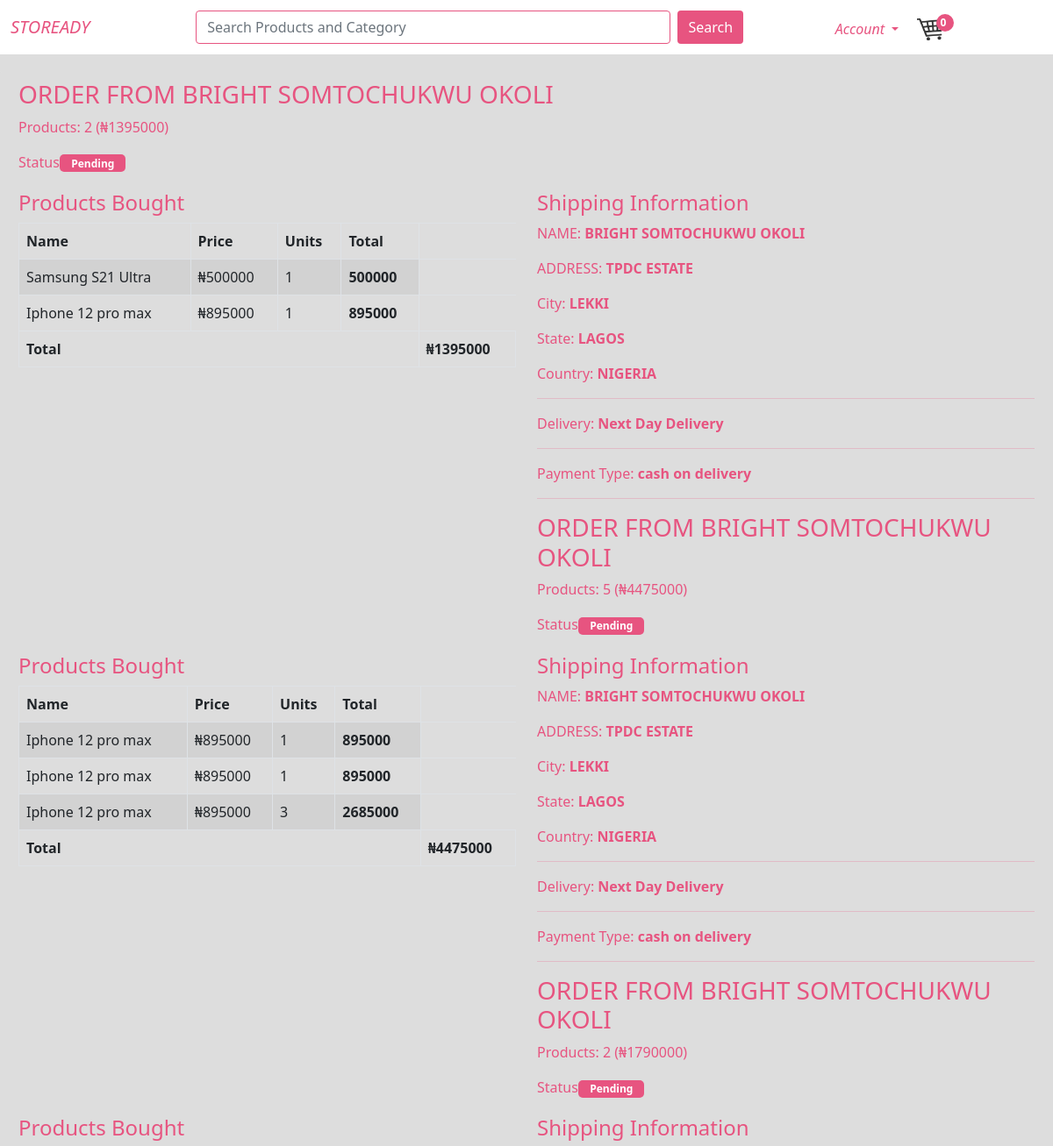
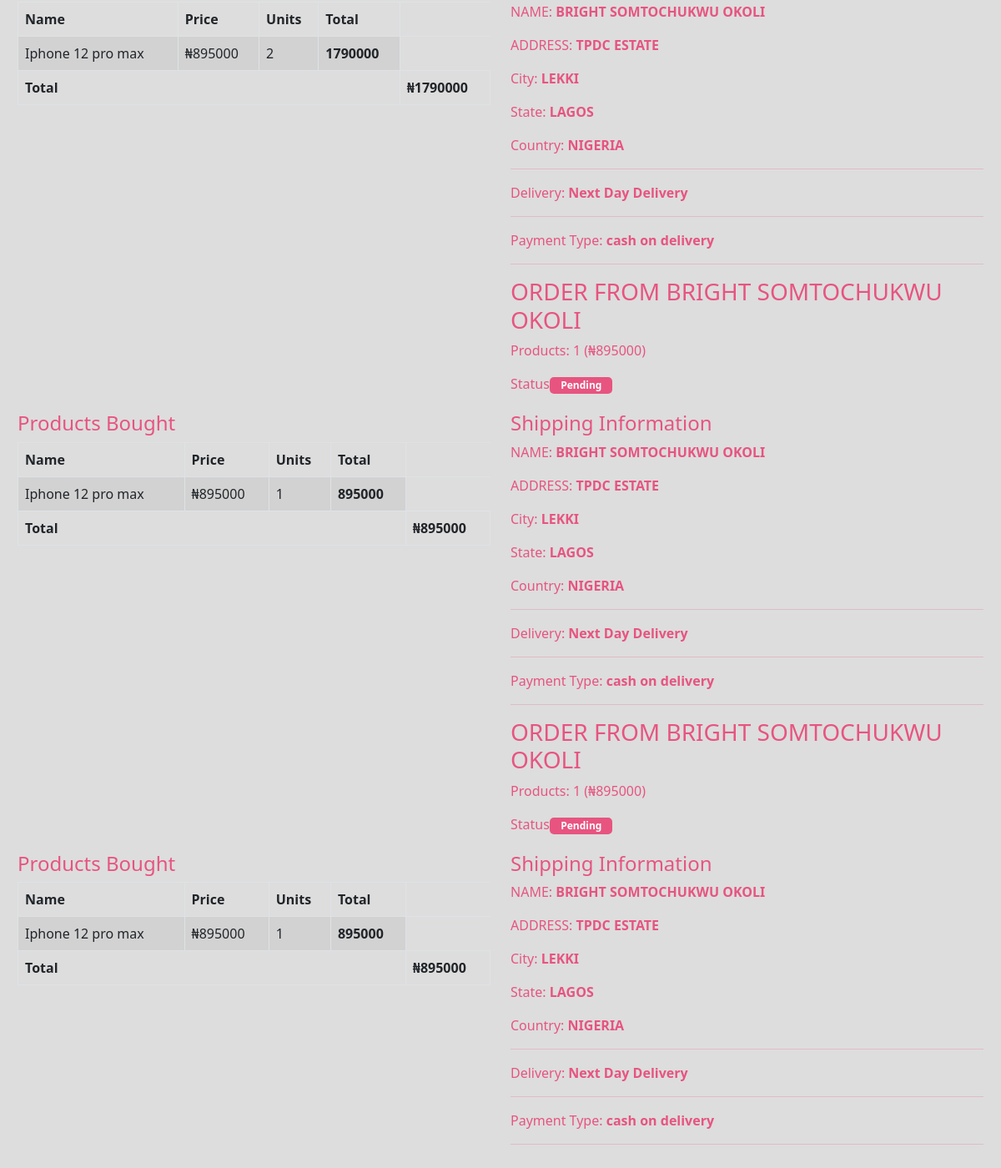
/orders (signed in), run on an earlier commit of the app's database (2 pictures, top to bottom).
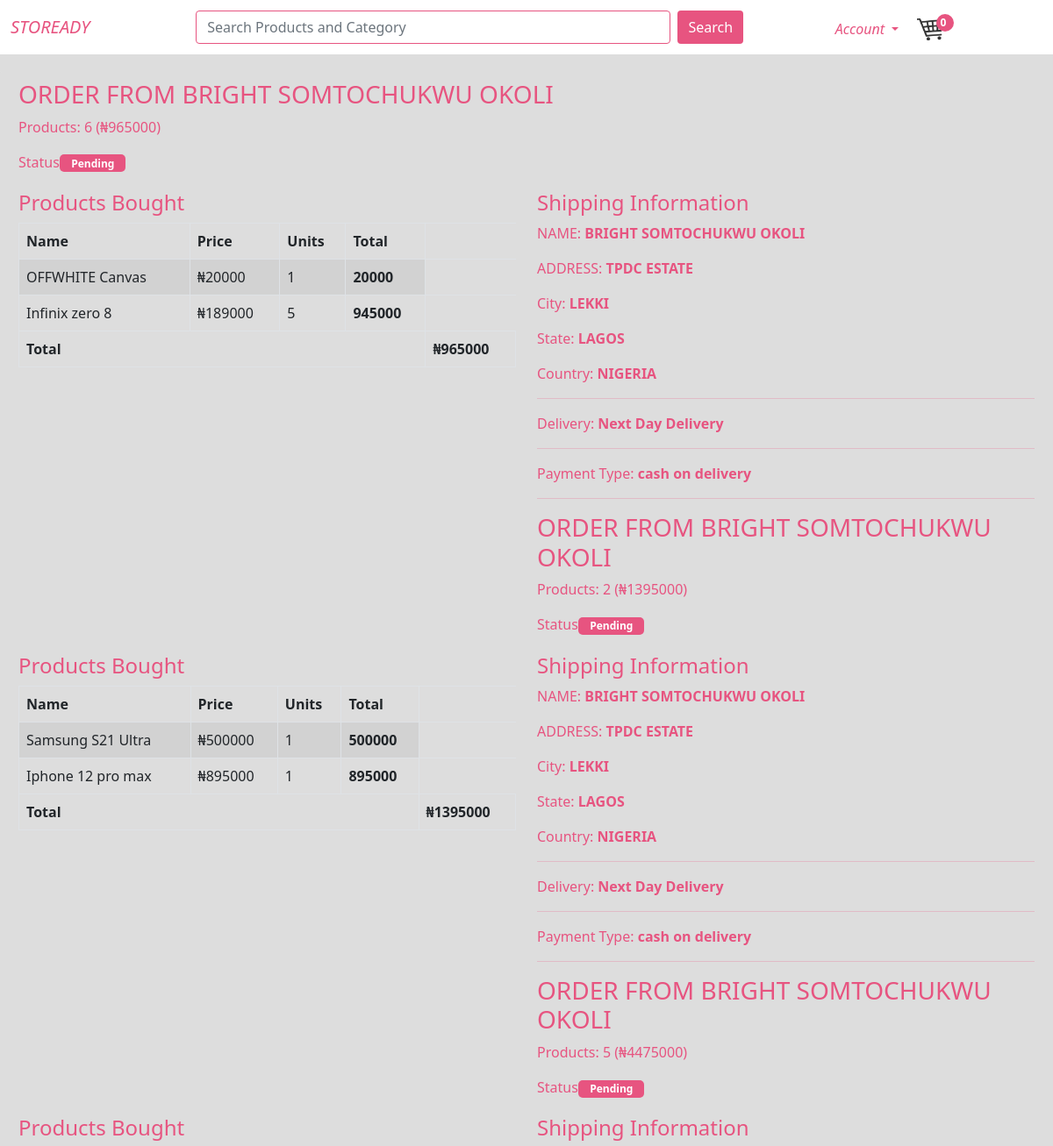
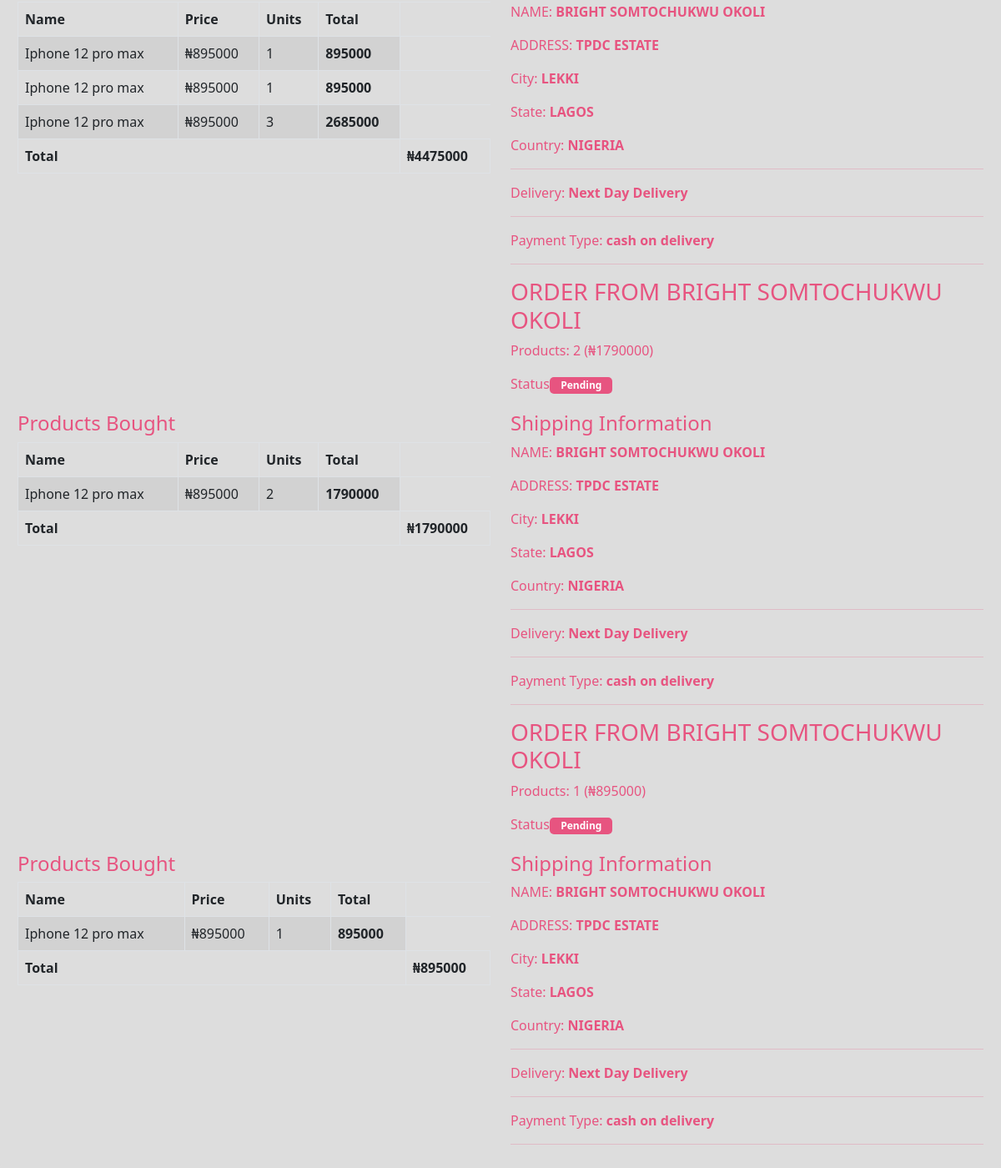
And on a later commit of the database (2 pictures, top to bottom).
### SSjumia/models.py (models this page shows, shortened)
class Order(db.Model):
    __tablename__='order'
    id=db.Column(db.Integer,unique=True,primary_key=True,nullable=False)
    username=db.Column(db.String(50),nullable=False)
    first_name=db.Column(db.String(50),nullable=False)
    last_name=db.Column(db.String(50),nullable=False)
    phone_num=db.Column(db.Integer,nullable=False)
    address=db.Column(db.String(100),nullable=False)
    city=db.Column(db.String(50),nullable=False)
    state=db.Column(db.String(50),nullable=False)
    country=db.Column(db.String(50),nullable=False)
    email=db.Column(db.String(50),nullable=False)
    reference=db.Column(db.String(10),nullable=False)
    status=db.Column(db.String(20),nullable=False)
    payment_type=db.Column(db.String(20),nullable=False)
    complete=db.Column(db.Boolean,default=False)
    date_posted=db.Column(db.DateTime,nullable=False,default=datetime.utcnow())
    user_id=db.Column(db.Integer,db.ForeignKey('user.id'),nullable=False)
    items=db.relationship('Order_items',backref='order',lazy=True)
    def order_total(self):
        return db.session.query(db.func.sum(Order_items.quantity*Product.prod_price)).join(Product).filter(Order_items.order_id==self.id).scalar()
    def quantity_total(self):
        return db.session.query(db.func.sum(Order_items.quantity)).filter(Order_items.order_id==self.id).scalar()

class User(db.Model,UserMixin):
    __tablename__='user'
    id= db.Column(db.Integer,unique=True,primary_key=True)
    username=db.Column(db.String(50),unique=True,nullable=False)
    first_name=db.Column(db.String(50),nullable=False)
    last_name=db.Column(db.String(50),nullable=False)
    phone_num=db.Column(db.Integer,nullable=False)
    address=db.Column(db.String(100),nullable=False)
    city=db.Column(db.String(50),nullable=False)
    state=db.Column(db.String(50),nullable=False)
    country=db.Column(db.String(50),nullable=False)
    email=db.Column(db.String(50),nullable=False)
    password=db.Column(db.String(50),nullable=False)
    order=db.relationship('Order',backref='author',lazy=True)

class Order_items(db.Model):
    __tablename__='order_items'
    id=db.Column(db.Integer,primary_key=True,unique=True,nullable=False)
    order_id=db.Column(db.Integer,db.ForeignKey('order.id'),nullable=False)
    product_id=db.Column(db.Integer,db.ForeignKey('product.id'),nullable=False)
    quantity=db.Column(db.Integer,nullable=False)

class Product(db.Model):
    __tablename__="product"
    id=db.Column(db.Integer,unique=True,primary_key=True)
    image_file=db.Column(db.String(500),nullable=False,default="default.jpg")
    prod_name=db.Column(db.String(20),nullable=False)
    prod_price=db.Column(db.Integer,nullable=False)
    product_desc=db.Column(db.Text,nullable=False)
    cat_id=db.Column(db.Integer,db.ForeignKey('categories.id'),nullable=False)
    date_posted=db.Column(db.DateTime,nullable=False,default=datetime.utcnow())
    prod_stock=db.Column(db.Integer)
    category=db.relationship('Category',backref='cat_posts',foreign_keys=[cat_id])
    orders=db.relationship('Order_items',backref='product',lazy=True)

### SSjumia/users/routes.py (the view)
@users.route("/orders")
def orders():
    page= request.args.get('page',1,type=int)
    user=User.query.filter_by(username=current_user.username).first_or_404()
    orders=Order.query.filter_by(author=user).order_by(Order.date_posted.desc()).paginate(page=page,per_page=5)
    return render_template('users/view_orders.html', orders=orders,user=user)

### SSjumia/models.py (called while the page is built)
@login_manager.user_loader
def load_user(user_id):
    return User.query.get(int(user_id))

### SSjumia/Templates/users/view_orders.html (shortened to what this page needs)
{% extends 'layout.html'%}
{% block content %}
<div class="row pad">
	<div class="col-lg-12">
		<div class="panel panel-default">
			<div class="panel-body">
                {%for order in orders.items%}
				<h3 class="bold capitalize">ORDER FROM {{user.first_name + ' ' + user.last_name }}</h3>
                <p>Products: {{order.quantity_total()}} (&#8358;{{order.order_total()}})</p>
				<p>Status: <span class="badge status">{{order.status}}</span></p>
			</div>
		</div>
	</div>
</div>
<div class="row">
	<div class="col-lg-6">
		<div class="panel panel-default">
			<div class="panel-body">
				<h4>Products Bought</h4>
			</div>
			<div class="table-responsive">
				<table class="table table-striped table-bordered">
					<thead>
						<tr>
							<th>Name</th><th>Price</th><th>Units</th><th>Total</th>
						</tr>
					</thead>
					<tbody>
                        {% for item in order.items%}
						<tr>
							<td>{{item.product.prod_name}}</td>
							<td>&#8358;{{item.product.prod_price}}</td>
							<td>{{item.quantity}}</td>
							<th>{{item.product.prod_price * item.quantity}}</th>
						</tr>
                        {% endfor %}
					</tbody>
					<tfoot>
						<tr>
							<th colspan="4" class="text-right">Total</th>
							<th> &#8358;{{order.order_total()}}</th>
						</tr>
					</tfoot>
				</table>
			</div>
		</div>
	</div>
	<div class="col-lg-6">
		<div role="tabpanel">
			<div class="tab-content">
				<div role="tabpanel" class="tab-pane active" id="shipping">
					<h4 class="bold">Shipping Information</h4>
					<p> NAME: <strong class="capitalize">{{user.first_name + ' ' + user.last_name}}</strong></p>
					<p> ADDRESS:
						<strong class="capitalize">{{user.address}}</strong>
					</p>
					<p> City: <strong class="capitalize">{{user.city}}</strong></p>
					<p> State: <strong class="capitalize">{{user.state}}</strong></p>
					<p> Country: <strong class="capitalize">{{user.country}}</strong></p>
					<hr />
					<p>
						Delivery: <strong>Next Day Delivery</strong>
					</p>
					<hr />
					<p>
						Payment Type: <strong>{{order.payment_type}}</strong>
					</p>
				</div>
                <hr>
                {% endfor %}
			</div>
		</div>
	</div>
</div>
{% endblock content %}

What changed in the data, as far as the page shows it:
no longer on this page (row unchanged): Order: {{ user.first_name + ' ' + user.last_name }} "BRIGHT SOMTOCHUKWU OKOLI", quantity_total "1", order_total "895000", status "Pending", {{ user.address }} "TPDC ESTATE", {{ user.city }} "LEKKI", {{ user.state }} "LAGOS", {{ user.country }} "NIGERIA", payment_type "cash on delivery"
no longer on this page (row unchanged): Order_items: product.prod_name "Iphone 12 pro max", product.prod_price "895000", quantity "1", item.product.prod_price*item.quantity "895000", shown under "BRIGHT SOMTOCHUKWU OKOLI"
added Order: {{ user.first_name + ' ' + user.last_name }} "BRIGHT SOMTOCHUKWU OKOLI", quantity_total "6", order_total "965000", status "Pending", {{ user.address }} "TPDC ESTATE", {{ user.city }} "LEKKI", {{ user.state }} "LAGOS", {{ user.country }} "NIGERIA", payment_type "cash on delivery"
added Order_items: product.prod_name "OFFWHITE Canvas", product.prod_price "20000", quantity "1", item.product.prod_price*item.quantity "20000", shown under "BRIGHT SOMTOCHUKWU OKOLI"
added Order_items: product.prod_name "Infinix zero 8", product.prod_price "189000", quantity "5", item.product.prod_price*item.quantity "945000", shown under "BRIGHT SOMTOCHUKWU OKOLI"
